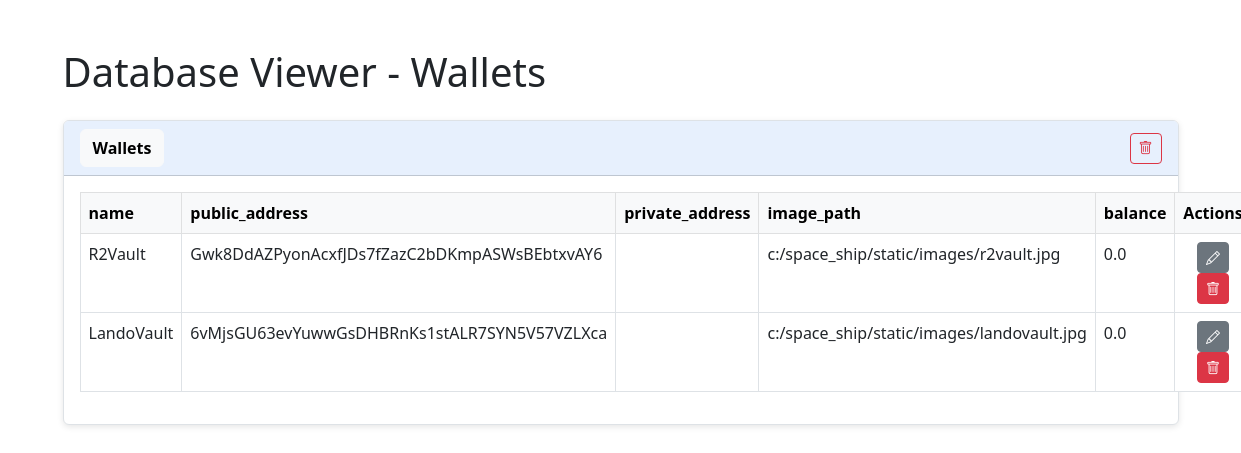
Screenshot of /database-viewer with the database file from the repository.
### tables this page shows
CREATE TABLE wallets (
        name TEXT PRIMARY KEY,
        public_address TEXT,
        private_address TEXT,
        image_path TEXT,
        balance REAL DEFAULT 0.0
    );

### launch_pad.py (the view)
@app.route('/database-viewer')
def database_viewer():
    dl = DataLocker.get_instance()
    db_data = {
        'wallets': {
            "columns": ["name", "public_address", "private_address", "image_path", "balance"],
            "rows": dl.read_wallets()
        }
    }
    portfolio_data = []
    return render_template("database_viewer.html", db_data=db_data, portfolio_data=portfolio_data)

### data/data_locker.py (called while the page is built)
    @classmethod
    def get_instance(cls, db_path: Optional[str] = None) -> 'DataLocker':
        if cls._instance is None:
            cls._instance = cls(db_path)
        return cls._instance

    def _init_sqlite_if_needed(self):
        db_dir = os.path.dirname(self.db_path)
        if db_dir and not os.path.exists(db_dir):
            os.makedirs(db_dir, exist_ok=True)
            self.logger.debug(f"Created directory for DB: {db_dir}")
        if self.conn is None:
            self.conn = sqlite3.connect(self.db_path, check_same_thread=False)
            self.conn.row_factory = sqlite3.Row
        if self.cursor is None:
            self.cursor = self.conn.cursor()

    def read_wallets(self) -> List[dict]:
        self._init_sqlite_if_needed()
        self.cursor.execute("SELECT * FROM wallets")
        rows = self.cursor.fetchall()
        results = []
        for r in rows:
            results.append({
                "name": r["name"],
                "public_address": r["public_address"],
                "private_address": r["private_address"],
                "image_path": r["image_path"],
                "balance": float(r["balance"])
            })
        return results

### launch_pad.py (called while the page is built)
@app.context_processor
def update_theme_context():
    config_path = current_app.config.get("CONFIG_PATH", CONFIG_PATH)
    try:
        with open(config_path, 'r') as f:
            conf = json.load(f)
    except Exception as e:
        conf = {}
    theme = {
        'sidebar': {
            'bg': conf.get('sidebar_bg', 'bg-primary'),
            'color_mode': conf.get('sidebar_mode', 'dark')
        },
        'navbar': {
            'bg': conf.get('navbar_bg', 'bg-secondary'),
            'color_mode': conf.get('navbar_mode', 'dark')
        }
    }
    return dict(theme=theme)

### templates/database_viewer.html (shortened to what this page needs)
<!DOCTYPE html>
<html lang="en">
<head>
  <link rel="stylesheet" href="https://cdn.jsdelivr.net/npm/bootstrap@5.3.0/dist/css/bootstrap.min.css">
  <link rel="stylesheet" href="https://cdn.jsdelivr.net/npm/bootstrap-icons@1.11.3/font/bootstrap-icons.min.css">
</head>
<body>
  <div class="container mt-5">
    <h1 class="mb-4">Database Viewer - Wallets</h1>
    {% set wallet_data = db_data.wallets | default({ "columns": [], "rows": [] }) %}
    <div class="card" data-table="wallets" data-columns='{{ wallet_data.columns | tojson | safe }}'>
      <div class="card-header" data-target="#collapse-wallets">
        <button class="btn btn-light" type="button">
          <strong>Wallets</strong>
        </button>
        <button class="btn btn-sm btn-outline-danger deleteTableBtn" title="Delete Table">
          <i class="bi bi-trash"></i>
        </button>
      </div>
      <div id="collapse-wallets" class="collapse show">
        <div class="card-body">
          <table class="table table-bordered table-hover">
            <thead class="table-light">
              <tr>
                {% for col in wallet_data.columns %}
                  <th>{{ col }}</th>
                {% endfor %}
                <th class="text-center">Actions</th>
              </tr>
            </thead>
            <tbody>
              {% for row in wallet_data.rows %}
                <tr data-row-json='{{ row | tojson | safe }}'>
                  {% for col in wallet_data.columns %}
                    <td>{{ row[col] }}</td>
                  {% endfor %}
                  <td class="text-center">
                    <button class="btn btn-sm btn-secondary editBtn" title="Edit">
                      <i class="bi bi-pencil"></i>
                    </button>
                    <button class="btn btn-sm btn-danger deleteBtn" title="Delete Row">
                      <i class="bi bi-trash"></i>
                    </button>
                  </td>
                </tr>
              {% else %}
                <tr>
                  <td colspan="{{ wallet_data.columns|length + 1 }}" class="text-center">No wallets found.</td>
                </tr>
              {% endfor %}
            </tbody>
          </table>
        </div>
      </div>
    </div>
  </div>
</body>
</html>

### rows the page displays
wallets: name "R2Vault" "Gwk8DdAZPyonAcxfJDs7fZazC2bDKmpASWsBEbtxvAY6" "c:/space_ship/static/images/r2vault.jpg" "0.0"
wallets: name "LandoVault" "6vMjsGU63evYuwwGsDHBRnKs1stALR7SYN5V57VZLXca" "c:/space_ship/static/images/landovault.jpg" "0.0"

### other values shown
{{ col }} "name" "public_address" "private_address" "image_path" "balance"
